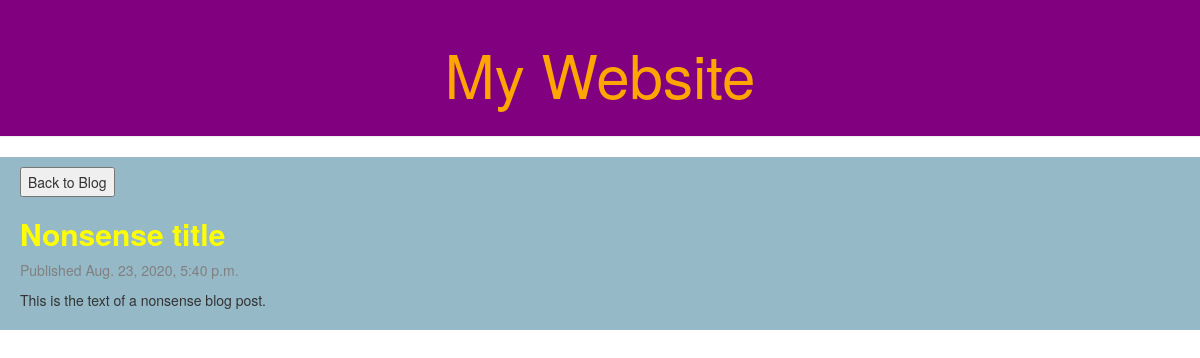
Before: /blog/1/ with the older database file.
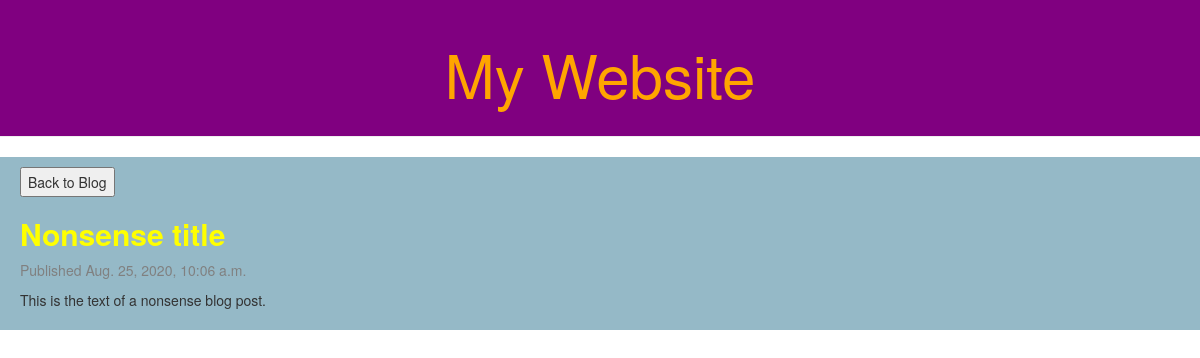
After: the same page with the newer database file.
### home/models.py (models this page shows, shortened)
class Post(models.Model):
    author = models.ForeignKey(settings.AUTH_USER_MODEL, on_delete=models.CASCADE)
    title = models.CharField(max_length=200)
    text = models.TextField()
    created_date = models.DateTimeField(default=timezone.now)
    published_date = models.DateTimeField(blank=True, null=True)

### home/views.py (the view)
# urls.py: path('blog/<int:pk>/', views.post_view, name="posts"),
def post_view(request, pk):
    post = get_object_or_404(Post, pk=pk)
    return render(request, 'post.html', {'post': post})

### home/templates/post.html (shortened to what this page needs)
{% extends 'base.html' %}
{% block content %}
<button id="blog-button" onclick="location.href='../../blog'">Back to Blog</button>
<div class="sub-header">
  <h3 class="post">{{ post.title }}</h2>
</div>
{% if post.published_date %}
<div class="published">
  <p>Published {{ post.published_date }}</p>
</div>
{% endif %}
<div class="post-text">
  <p>{{ post.text | linebreaksbr }}</p>
</div>
{% endblock %}

Changed rows visible on the page:
changed Post "Nonsense title": published_date "Aug. 23, 2020, 5:40 p.m." → "Aug. 25, 2020, 10:06 a.m."
